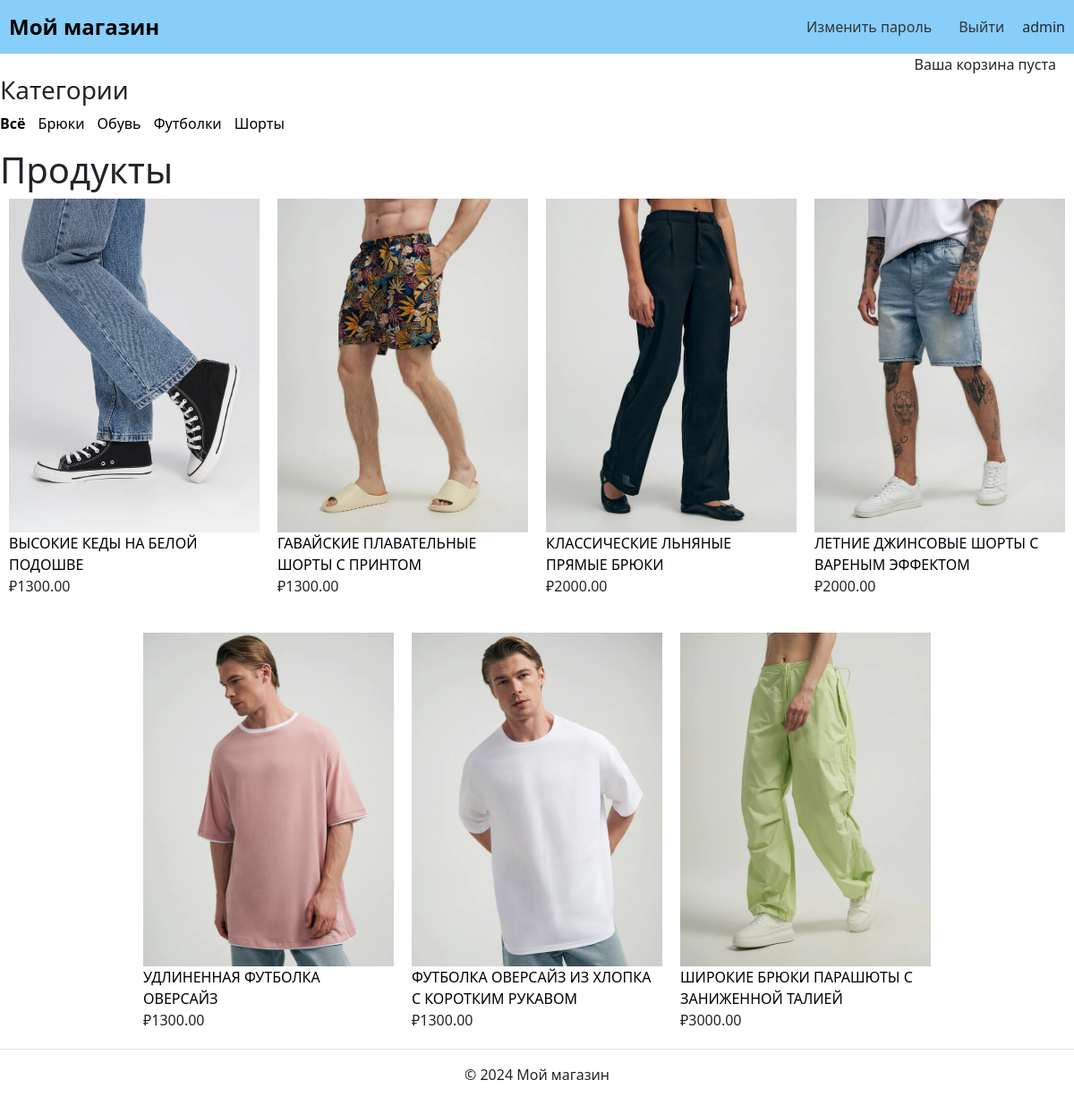
Screenshot of / (signed in) with the database file from the repository.
### items/models.py (models this page shows, shortened)
class Category(models.Model):
    name = models.CharField(
        max_length=200,
        db_index=True,
        verbose_name='Название категории')
    slug = models.SlugField(max_length=200, db_index=True, unique=True)
    class Meta:
        ordering = ('name',)
        verbose_name = 'Категория'
        verbose_name_plural = 'Категории'
    def get_absolute_url(self):
        return reverse('shop:product_list_by_category',
                        args=[self.slug])

class Product(models.Model):
    category = models.ForeignKey(
        Category,
        related_name='products',
        on_delete=models.DO_NOTHING,
        verbose_name='Категория'
        )
    name = models.CharField(
        max_length=200,
        db_index=True,
        verbose_name='Название продукта'
        )
    slug = models.SlugField(
        max_length=200,
        db_index=True
        )
    image = models.ImageField(
        upload_to='products/',
        blank=True
        )
    description = models.TextField(
        blank=True,
        verbose_name='Описание продукта'
        )
    price = models.DecimalField(
        max_digits=10,
        decimal_places=2,
        verbose_name='Цена продукта'
        )
    stock = models.PositiveIntegerField(
        default=1
        )
    available = models.BooleanField(
        default=True,
        verbose_name='Доступность продукта'
        )
    class Meta:
        ordering = ('name',)
        index_together = (('id', 'slug'),)
        verbose_name = 'Продукт'
        verbose_name_plural = 'Продукты'
    def get_absolute_url(self):
        return reverse('shop:product_detail',
                        args=[self.id, self.slug])

### items/views.py (the view)
# urls.py: url(r'^$', views.get_product_list, name='get_product_list'),
def get_product_list(request, category_slug = None):
    category = None
    categories = Category.objects.all()
    products = Product.objects.filter(available=True)
    if category_slug:
        category = get_object_or_404(Category, slug=category_slug)
        products = products.filter(category=category)
    return render(request,
                  'shop/product/list.html',
                  {'category': category,
                   'categories': categories,
                   'products': products})

### cart/cart.py (called while the page is built)
    def __len__(self):
        return sum(item['quantity'] for item in self.cart.values())

### cart/context_processors.py (called while the page is built)
def cart(request):
    return {'cart': Cart(request)}

### templates/shop/product/list.html (shortened to what this page needs)
{% extends "shop/base.html" %}
{% load static %}
{% block content %}
    <div id="sidebar">
        <h3>Категории</h3>
        <ul class="category-list">
            <li {% if not category %}class="selected"{% endif %}><a href="{% url "shop:get_product_list" %}">Всё</a></li>
            {% for c in categories %}
                <li {% if category.slug == c.slug %}class="selected"{% endif %}><a href="{{ c.get_absolute_url }}">{{ c.name }}</a></li>
            {% endfor %}
        </ul>
    </div>
    <div id="main" class="product-list">
        <h1>{% if category %}{{ category.name }}{% else %}Продукты{% endif %}</h1>
        <div class="items">
            {% for product in products %}
                <div class="item">
                    <a href="{{ product.get_absolute_url }}">
                        <img src="{% if product.image %}{{ product.image.url }}{% else %}{% static "img/no_image.png" %}{% endif %}">
                    </a>
                    <br>
                    <a href="{{ product.get_absolute_url }}">{{ product.name }}</a><br>
                    ₽{{ product.price }}
                </div>
            {% endfor %}
        </div>
    </div>
{% endblock %}

### templates/includes/header.html (shortened to what this page needs)
{% load static %}
<!DOCTYPE html>
<html lang="ru">
<head>
    <link rel="stylesheet" href="{% static 'css/bootstrap.min.css' %}">
</head>
<body>
    <header>
        <a href="/" class="logo">Мой магазин</a>
        {% with request.resolver_match.view_name as view_name %}
            <ul class="nav nav-pills">
            {% if user.is_authenticated %}
                <li class="nav-item">
                    <a class="nav-link {% if view_name  == 'users:password_change' %}active{% endif %}"
                    href="{% url 'users:password_change' %}">Изменить пароль</a>
                </li>
                <li class="nav-item">
                    <a class="nav-link {% if view_name  == 'users:logout' %}active{% endif %}"
                    href="{% url 'users:logout' %}">Выйти</a>
                </li>
                <li class="nav-item">
                    {{ user.username }}
                </li>
            {% endif %}
        {% endwith %}
    </header>
</body>

### templates/includes/header.html (style rules this page uses)
header { background-color: lightskyblue; padding: 10px; display: flex; justify-content: space-between; align-items: center; }
.logo { color: #000; font-size: 24px; font-weight: bold; margin-right: auto; text-decoration: none; }
.nav-pills { display: flex; list-style-type: none; padding: 0; margin: 0; }
.nav-item { height: 40px; line-height: 40px; margin-left: 10px; }
.nav-link { color: #333; text-decoration: none; display: inline-block; padding: 0 10px; text-align: center; height: 100%; box-sizing: border-box; transition: background-color 0.3s; }

### templates/shop/product/list.html (style rules this page uses)
.items { display: flex; flex-wrap: wrap; justify-content: center; gap: 20px; }
.item { width: calc(25% - 20px); margin-bottom: 20px; box-sizing: border-box; }
.item a { text-decoration: none; color: black; }
.item img { max-width: 100%; height: auto; }
.category-list { list-style-type: none; padding: 0; }
.category-list li { display: inline-block; margin-right: 10px; }
.category-list li.selected { font-weight: bold; }
.category-list li a { text-decoration: none; color: black; }

### rows the page displays
Category: name "Брюки"
Category: name "Обувь"
Category: name "Футболки"
Category: name "Шорты"
Product: image (picture), name "ВЫСОКИЕ КЕДЫ НА БЕЛОЙ ПОДОШВЕ", price "1300.00"
Product: image (picture), name "ГАВАЙСКИЕ ПЛАВАТЕЛЬНЫЕ ШОРТЫ С ПРИНТОМ", price "1300.00"
Product: image (picture), name "КЛАССИЧЕСКИЕ ЛЬНЯНЫЕ ПРЯМЫЕ БРЮКИ", price "2000.00"
Product: image (picture), name "ЛЕТНИЕ ДЖИНСОВЫЕ ШОРТЫ С ВАРЕНЫМ ЭФФЕКТОМ", price "2000.00"
Product: image (picture), name "УДЛИНЕННАЯ ФУТБОЛКА ОВЕРСАЙЗ", price "1300.00"
Product: image (picture), name "ФУТБОЛКА ОВЕРСАЙЗ ИЗ ХЛОПКА С КОРОТКИМ РУКАВОМ", price "1300.00"
Product: image (picture), name "ШИРОКИЕ БРЮКИ ПАРАШЮТЫ С ЗАНИЖЕННОЙ ТАЛИЕЙ", price "3000.00"

### other values shown
{{ user.username }} "admin"
